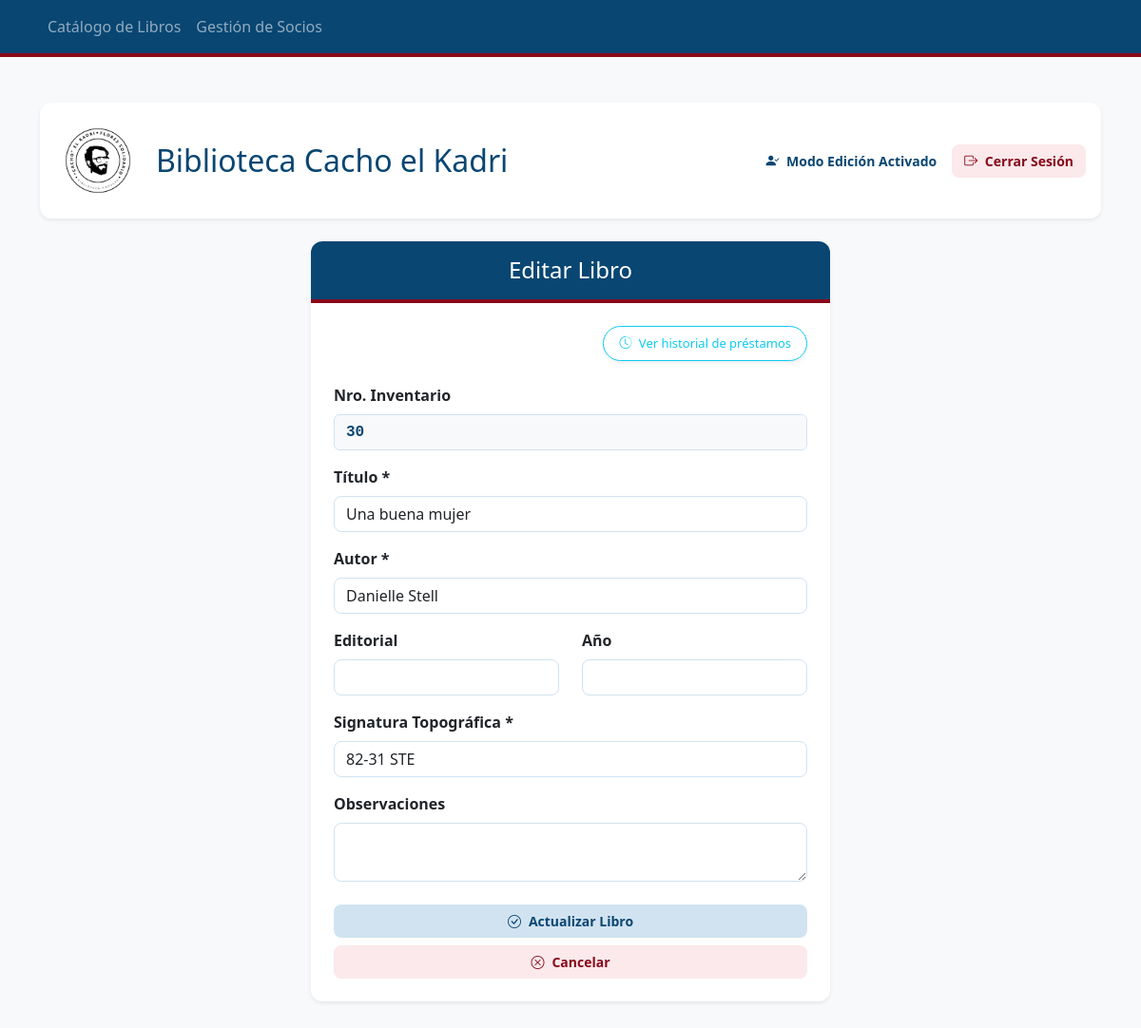
/editar/30 (signed in), run on the app's committed database.
### tables this page shows
CREATE TABLE Ejemplares (
            nro_inventario INTEGER PRIMARY KEY,
            mfn_vinculado INTEGER,
            signatura_topografica TEXT,
            observaciones TEXT,
            FOREIGN KEY (mfn_vinculado) REFERENCES Obras (mfn)
        );

CREATE TABLE Obras (
            mfn INTEGER PRIMARY KEY AUTOINCREMENT,
            titulo TEXT NOT NULL,
            autor TEXT NOT NULL,
            editorial TEXT,
            anio TEXT
        );

### app.py (the view)
@app.route('/editar/<int:nro_inventario>')
def editar_libro(nro_inventario):
    if not session.get('admin'):
        return redirect('/')
    conexion = sqlite3.connect("biblioteca.db")
    cursor = conexion.cursor()
    cursor.execute('''
        SELECT e.nro_inventario, o.titulo, o.autor, o.editorial, o.anio, e.signatura_topografica, e.observaciones
        FROM Ejemplares e
        JOIN Obras o ON e.mfn_vinculado = o.mfn
        WHERE e.nro_inventario = ?
    ''', (nro_inventario,))
    libro_a_editar = cursor.fetchone()
    conexion.close()
    return render_template('editar_libro.html', libro=libro_a_editar)

### templates/editar_libro.html
{% extends 'layout.html' %}
{% block content %}
<div class="row justify-content-center mb-5">
    <div class="col-md-8 col-lg-6">
        <div class="card shadow-sm border-0" style="border-radius: 12px; overflow: hidden;">
            <div class="card-header text-white text-center py-3" style="background-color: #094672; border-bottom: 4px solid #88091a;">
                <h4 class="mb-0 font-weight-bold">Editar Libro</h4>
            </div>
            <div class="card-body p-4">
                <div class="text-end mb-4">
                    <a href="/historial_libro/{{ libro[0] }}" class="btn btn-outline-info shadow-sm px-3 py-2" style="border-radius: 20px !important; font-size: 13px;">
                        <i class="bi bi-clock-history me-1"></i> Ver historial de préstamos
                    </a>
                </div>
                <form action="/actualizar/{{ libro[0] }}" method="POST">
                    <div class="mb-3">
                        <label class="form-label fw-bold">Nro. Inventario</label>
                        <input type="number" name="nro_inventario" class="form-control bg-light" value="{{ libro[0] }}" readonly style="color: #094672; font-family: monospace; font-size: 16px; font-weight: bold; border: 1px solid #d1e3f0;">
                    </div>
                    <div class="mb-3">
                        <label class="form-label fw-bold">Título *</label>
                        <input type="text" name="titulo" class="form-control" value="{{ libro[1] }}" required style="border: 1px solid #d1e3f0; border-radius: 8px;">
                    </div>
                    <div class="mb-3">
                        <label class="form-label fw-bold">Autor *</label>
                        <input type="text" name="autor" class="form-control" value="{{ libro[2] }}" required style="border: 1px solid #d1e3f0; border-radius: 8px;">
                    </div>
                    <div class="row">
                        <div class="col-md-6 mb-3">
                            <label class="form-label fw-bold">Editorial</label>
                            <input type="text" name="editorial" class="form-control" value="{{ libro[3] if libro[3] else '' }}" style="border: 1px solid #d1e3f0; border-radius: 8px;">
                        </div>
                        <div class="col-md-6 mb-3">
                            <label class="form-label fw-bold">Año</label>
                            <input type="number" name="anio" class="form-control" value="{{ libro[4] if libro[4] else '' }}" style="border: 1px solid #d1e3f0; border-radius: 8px;">
                        </div>
                    </div>
                    <div class="mb-3">
                        <label class="form-label fw-bold">Signatura Topográfica *</label>
                        <input type="text" name="signatura" class="form-control" value="{{ libro[5] }}" required style="border: 1px solid #d1e3f0; border-radius: 8px;">
                    </div>
                    <div class="mb-4">
                        <label class="form-label fw-bold">Observaciones</label>
                        <textarea name="observaciones" class="form-control" rows="2" style="border: 1px solid #d1e3f0; border-radius: 8px;">{{ libro[6] if libro[6] else '' }}</textarea>
                    </div>
                    <div class="d-grid gap-2">
                        <button type="submit" class="btn btn-success btn-lg py-2">
                            <i class="bi bi-check-circle me-2"></i>Actualizar Libro
                        </button>
                        <a href="/" class="btn btn-primary btn-lg py-2">
                            <i class="bi bi-x-circle me-2"></i>Cancelar
                        </a>
                    </div>
                </form>
            </div>
        </div>
    </div>
</div>
{% endblock %}

### templates/layout.html (style rules this page uses)
body { background-color: #f4f7f9 !important; }
.btn-primary, .btn-danger, .btn-success, .btn-info, .btn-warning, .btn-style-mfn, .btn-outline-secondary, .btn-outline-warning { border-radius: 8px !important; font-weight: bold !important; font-size: 14px !important; text-decoration: none !important; display: inline-block !important; padding: 6px 12px !important; vertical-align: middle !important; margin: 0 !important; border: 1px solid transparent !important; transition: all 0.2s; }
.btn-primary, .btn-danger, .btn-outline-secondary { background-color: #fbe9eb !important; color: #88091a !important; }
.btn-success, .btn-info, .btn-warning, .btn-style-mfn, .btn-outline-warning { background-color: #d1e3f0 !important; color: #094672 !important; }

### data on the page
Ejemplares: nro_inventario "30", signatura "82-31 STE"
Obras: titulo "Una buena mujer", autor "Danielle Stell"
